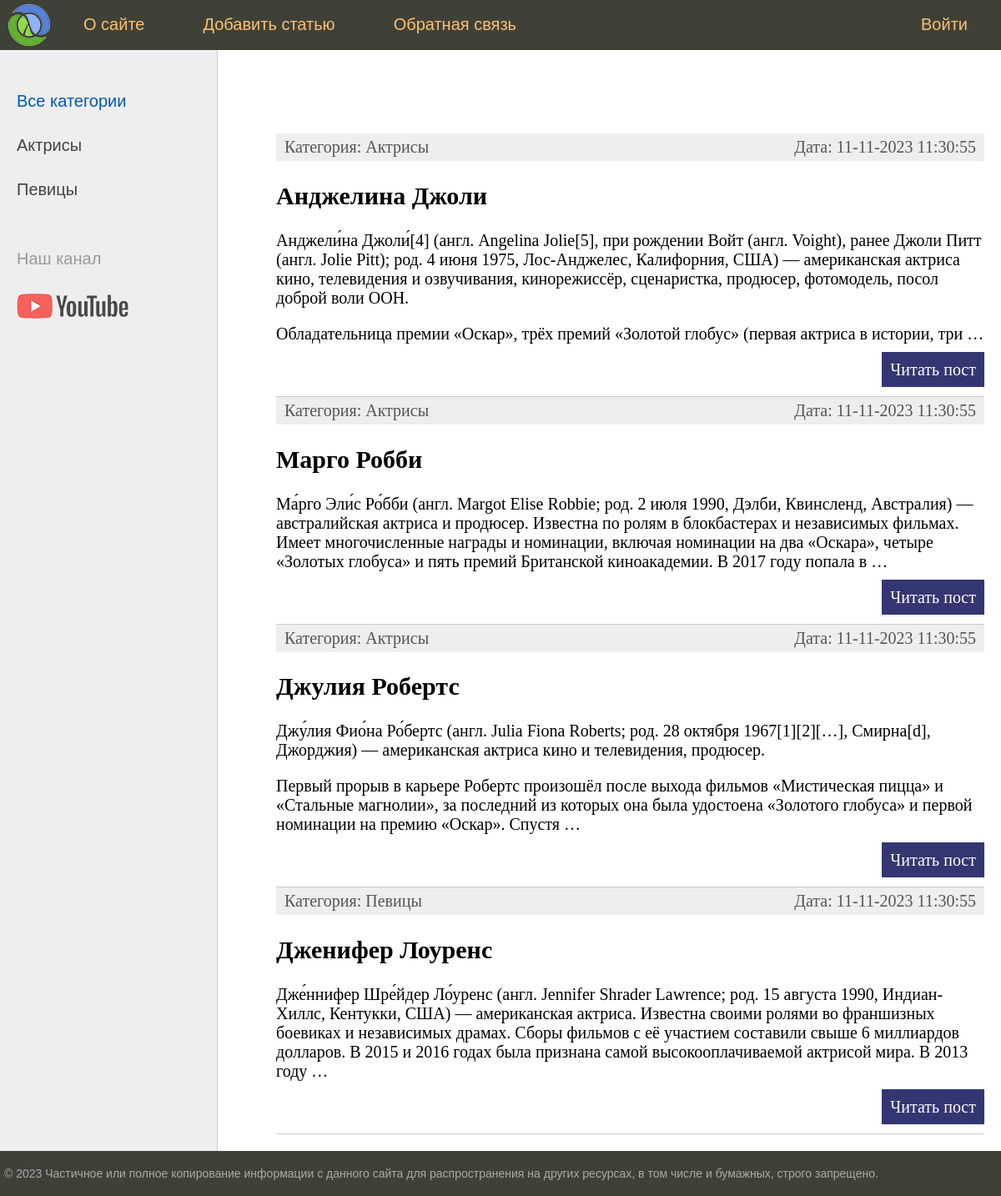
The page / on the database its author committed.
### women/models.py (models this page shows, shortened)
class Category(models.Model):
    name = models.CharField(max_length=100, db_index=True)
    slug = models.SlugField(max_length=255, unique=True, db_index=True)
    def get_absolute_url(self):
        return reverse('category', kwargs={'cat_slug': self.slug})

class Women(models.Model):
    class Status(models.IntegerChoices):
        DRAFT = 0, 'Черновик'
        PUBLISHED = 1, 'Опубликовано'
    title = models.CharField(max_length=255)
    slug = models.SlugField(max_length=255, unique=True, db_index=True)
    content = models.TextField(blank=True)
    time_create = models.DateTimeField(auto_now_add=True)
    time_update = models.DateTimeField(auto_now=True)
    is_published = models.BooleanField(choices=Status.choices, default=Status.DRAFT)
    cat = models.ForeignKey('Category', on_delete=models.PROTECT, related_name='posts')
    tags = models.ManyToManyField('TagPost', blank=True, related_name='tags')
    objects = models.Manager()
    published = PublishedManager()
    class Meta:
        ordering = ['-time_create']
        indexes = [
            models.Index(fields=['-time_create']),
        ]
    def get_absolute_url(self):
        return reverse('post', kwargs={'post_slug': self.slug})

### women/views.py (the view)
# urls.py: path('', index, name='home'),
def index(request: HttpRequest) -> HttpResponse:
    posts = Women.published.all()
    data = {
        'title': 'Главная страница',
        'menu': menu,
        'posts': posts,
        'cat_selected': 0,
    }
    return render(request, 'women/index.html', context=data)

### women/models.py (called while the page is built)
    def get_queryset(self) -> models.QuerySet:
        return super().get_queryset().filter(is_published=Women.Status.PUBLISHED)

### women/templatetags/women_tags.py (called while the page is built)
@register.inclusion_tag('women/list_categories.html')
def show_categories(cat_selected: int = 0) -> dict[str, Category | int]:
    cats = Category.objects.all()
    return {'cats': cats, 'cat_selected': cat_selected}

### women/templates/women/index.html (shortened to what this page needs)
{% extends 'base.html' %}
{% block content %}
    <ul class="list-articles">
        {% for p in posts %}
            <li>
                <div class="article-panel">
                    <p class="first">Категория: {{ p.cat.name }}</p>
                    <p class="last">Дата: {{ p.time_update|date:"d-m-Y H:i:s" }}</p>
                </div>
                <h2>{{ p.title }}</h2>
                {% autoescape off %}
                    {{ p.content|linebreaks|truncatewords:50 }}
                {% endautoescape %}
                <p class="link-read-post"><a href="{{ p.get_absolute_url }}">Читать пост</a></p>
            </li>
        {% endfor %}
    </ul>
{% endblock %}

### women/templates/women/list_categories.html
{% for cat in cats %}
    {% if cat.id == cat_selected %}
        <li class="selected">{{ cat.name }}</li>
    {% else %}
        <li><a href="{{ cat.get_absolute_url }}">{{ cat.name }}</a></li>
    {% endif %}
{% endfor %}

### women/static/women/css/styles.css (style rules this page uses)
html, body { font-family: 'Arial'; margin: 0; padding: 0; height: 100%; width: 100%; color: #444; }
a { color: #0059b2; text-decoration: none; }
p.link-read-post { text-align: right; }
p.link-read-post a { padding: 10px; min-width: 100px; background: #333671; color: #fff; text-decoration: none; }
div.article-panel { background: #eee; padding: 5px 10px 5px 10px; box-sizing: border-box; overflow: hidden; color: #555; }
div.article-panel p.first { margin: 0; float: left; }
div.article-panel p.last { margin: 0; float: right; }
ul.list-articles { list-style: none; margin: 0; padding: 0; }
ul.list-articles li { border-bottom: 1px solid #ccc; }
.left-chapters ul li { margin: 30px 0 0 0; color: #999; }
.left-chapters ul li a { color: #444; text-decoration: none; }

### rows shown on the page
Category: name "Актрисы"
Category: name "Певицы"
Women: cat.name "Актрисы", time_update "11-11-2023 11:30:55", title "Анджелина Джоли", content "Анджели́на Джоли́[4] (англ. Angelina Jolie[5], при рождении Войт (англ. Voight), ранее Джоли Питт (англ. Jolie Pitt); род. 4 июня 1975, Лос-Анджелес, Калифорния, США) — американская актриса кино, телевидения и озвучивания, кинорежиссёр, сценаристка, продюсер, фотомодель, посол доброй воли ООН. Обладательница премии «Оскар», трёх премий «Золотой глобус» (первая актриса в истории, три …"
Women: cat.name "Актрисы", time_update "11-11-2023 11:30:55", title "Марго Робби", content "Ма́рго Эли́с Ро́бби (англ. Margot Elise Robbie; род. 2 июля 1990, Дэлби, Квинсленд, Австралия) — австралийская актриса и продюсер. Известна по ролям в блокбастерах и независимых фильмах. Имеет многочисленные награды и номинации, включая номинации на два «Оскара», четыре «Золотых глобуса» и пять премий Британской киноакадемии. В 2017 году попала в …"
Women: cat.name "Актрисы", time_update "11-11-2023 11:30:55", title "Джулия Робертс", content "Джу́лия Фио́на Ро́бертс (англ. Julia Fiona Roberts; род. 28 октября 1967[1][2][…], Смирна[d], Джорджия) — американская актриса кино и телевидения, продюсер. Первый прорыв в карьере Робертс произошёл после выхода фильмов «Мистическая пицца» и «Стальные магнолии», за последний из которых она была удостоена «Золотого глобуса» и первой номинации на премию «Оскар». Спустя …"
Women: cat.name "Певицы", time_update "11-11-2023 11:30:55", title "Дженифер Лоуренс", content "Дже́ннифер Шре́йдер Ло́уренс (англ. Jennifer Shrader Lawrence; род. 15 августа 1990, Индиан-Хиллс, Кентукки, США) — американская актриса. Известна своими ролями во франшизных боевиках и независимых драмах. Сборы фильмов с её участием составили свыше 6 миллиардов долларов. В 2015 и 2016 годах была признана самой высокооплачиваемой актрисой мира. В 2013 году …"

### other values the page prints
{{ m.title }} "О сайте" "Добавить статью" "Обратная связь" "Войти"
